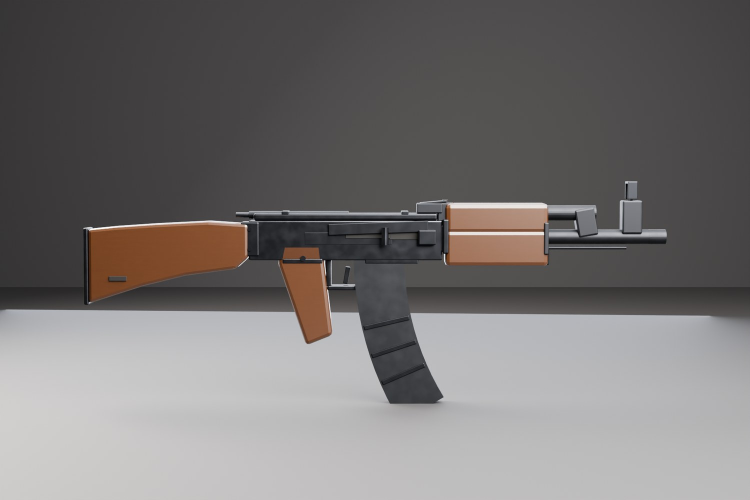
#> input picture 508-coursework/week-07/generated/renders/01_right_side.jpg, 1500 x 1000 px, given in place of 01_right_side.png, which was not available (shown at 1/2 size)
$ python make_model_comparison.py
#> lines starting #> are read from the running program, lines starting #| are printed output that depends on the picture; pictures that were not available may be replaced by others from this repository, and a replacement may not be noted
"""Side-by-side figure of the two 3D routes: the script-built model and the
Hunyuan3D image-to-3D mesh.

Panels appear only when their render exists, so the figure can be rebuilt at any
point while a service result is still missing.

Usage: python code/make_model_comparison.py
"""

from __future__ import annotations

import pathlib

from PIL import Image, ImageDraw, ImageFont

ROOT = pathlib.Path(__file__).resolve().parents[1]
RENDERS = ROOT / "artifacts" / "renders"
OUT = ROOT / "generated" / "model_route_comparison.png"

BG = (22, 23, 26)
INK = (238, 238, 234)
DIM = (162, 164, 167)
ACCENT = (198, 129, 66)

PANELS = [
    ("A. BUILT BY SCRIPT IN BLENDER",
     "code/build_ak47_type2.py, 870 mm from the sources",
     RENDERS / "01_right_side.png",
     "parts modelled one by one; the Type 2 features are explicit, the surface is synthetic"),
    ("B. HUNYUAN3D 2, IMAGE-TO-3D",
     "one photograph in, an untextured shell out, 57 s",
     RENDERS / "hunyuan_side.png",
     "right silhouette from the photo, one fused surface, no parts, no texture"),
]

FOOTER = [
    "A is assembled from primitives, so the parts and their seams are the argument; B is recovered from a single photograph,",
    "so it carries the silhouette and invents the far side. B has no inside: no bore, no magazine body, no springs.",
]


def font(size: int, bold: bool = False) -> ImageFont.FreeTypeFont:
    for path in (r"C:\Windows\Fonts\segoeuib.ttf" if bold else r"C:\Windows\Fonts\segoeui.ttf",
                 r"C:\Windows\Fonts\arialbd.ttf" if bold else r"C:\Windows\Fonts\arial.ttf"):
        if pathlib.Path(path).exists():
            return ImageFont.truetype(path, size)
    return ImageFont.load_default()


def wrap(draw: ImageDraw.ImageDraw, text: str, fnt, max_width: int) -> list[str]:
    words, lines, current = text.split(), [], ""
    for word in words:
        trial = f"{current} {word}".strip()
        if draw.textlength(trial, font=fnt) <= max_width:
            current = trial
        else:
            lines.append(current)
            current = word
    if current:
        lines.append(current)
    return lines


def main() -> int:
    panels = [p for p in PANELS if p[2].exists()]
    if not panels:
        print("no renders found")
        return 1
    print(f"panels: {[p[0] for p in panels]}")

    margin, pad = 52, 30
    cols = len(panels)
    cell_w = 900 if cols < 3 else 640
    cell_h = 620 if cols < 3 else 470
    width = margin * 2 + cell_w * cols + pad * (cols - 1)
    height = 206 + cell_h + 120 + 96

    sheet = Image.new("RGB", (width, height), BG)
    draw = ImageDraw.Draw(sheet)
    title, sub, label, small = font(44, True), font(24), font(25, True), font(19)

    draw.text((margin, 34), "Step 3 - two routes to the same object", font=title, fill=INK)
    draw.text((margin, 90), "Same studio, same camera angle; the only difference is how the geometry was made.",
              font=sub, fill=DIM)

    x = margin
    for heading, caption, path, note in panels:
        draw.text((x, 132), heading, font=label, fill=ACCENT)
        draw.text((x, 166), caption, font=small, fill=DIM)
        img = Image.open(path).convert("RGB")
#> img is the input picture: PIL image 1500x1000 RGB; mean R, G, B 118.1, 114.9, 114.4
        img.thumbnail((cell_w, cell_h), Image.LANCZOS)
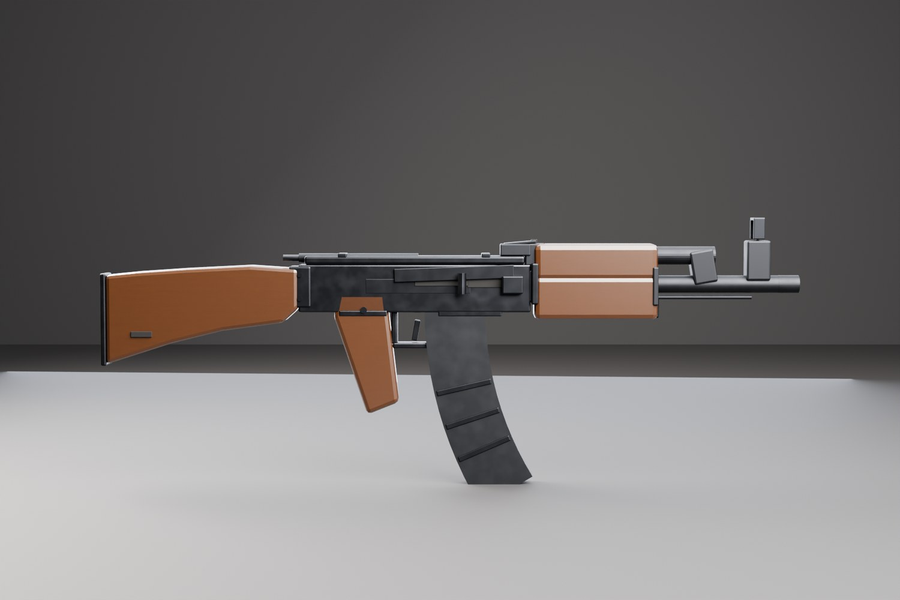
#> img: PIL image 900x600 RGB; mean R, G, B 118.1, 114.9, 114.4
        sheet.paste(img, (x + (cell_w - img.width) // 2, 200))
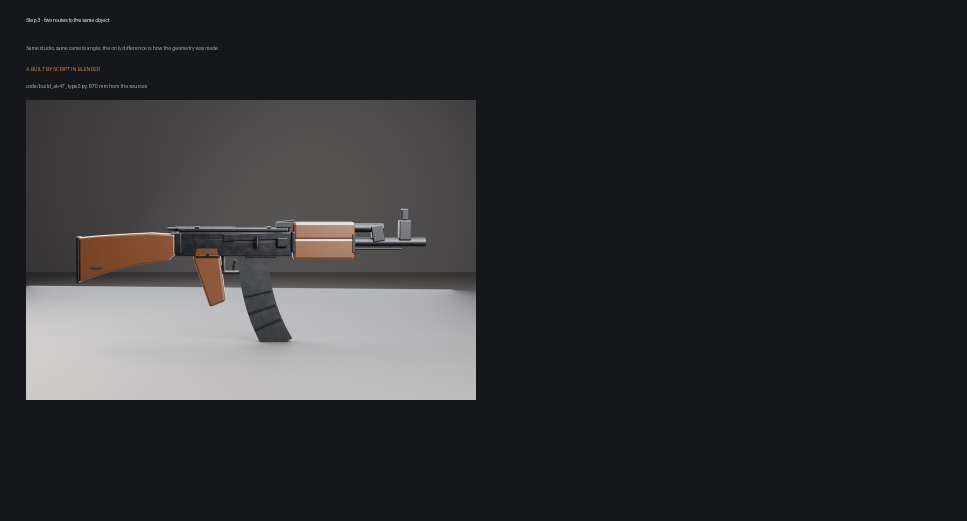
#> sheet: PIL image 1934x1042 RGB (shown at 1/2 size); mean R, G, B 47.9, 47.8, 49.8
        y = 200 + cell_h + 10
        for line in wrap(draw, note, small, cell_w):
#> in wrap, `words, lines, current = text.split(), [], ""`: words = ['parts', 'modelled', 'one', 'by', 'one;', 'the', 'Type', '2', 'features', 'are', 'explicit,', 'the', 'surface', 'is', 'synthetic']; current = ''
            draw.text((x, y), line, font=small, fill=DIM)
            y += 24
#> this loop made 1 pass
#> after the loop, y = 854
        x += cell_w + pad
#> pass 2 of the loop in main, `for heading, caption, path, note in panels:`:
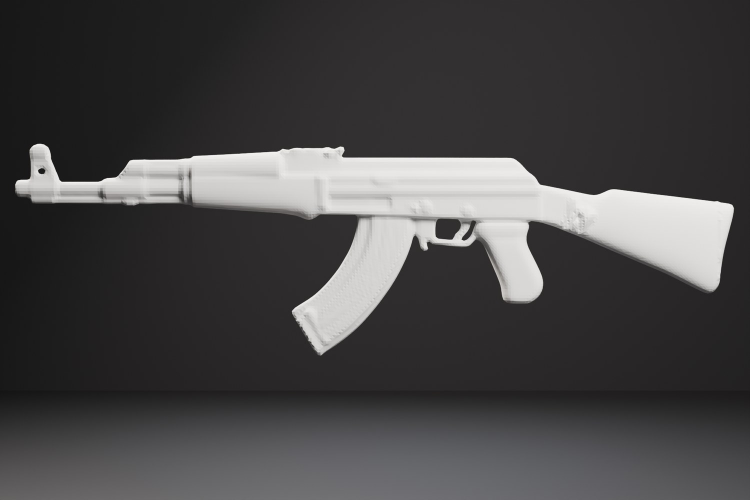
#> input picture 508-coursework/week-07/generated/renders/hunyuan_side.jpg, 1500 x 1000 px, given in place of hunyuan_side.png, which was not available (shown at 1/2 size)
#> in main, img is the input picture: PIL image 1500x1000 RGB; mean R, G, B 71.4, 70.2, 70.8
#> in main, `img.thumbnail((cell_w, cell_h), Image.LANCZOS)`:
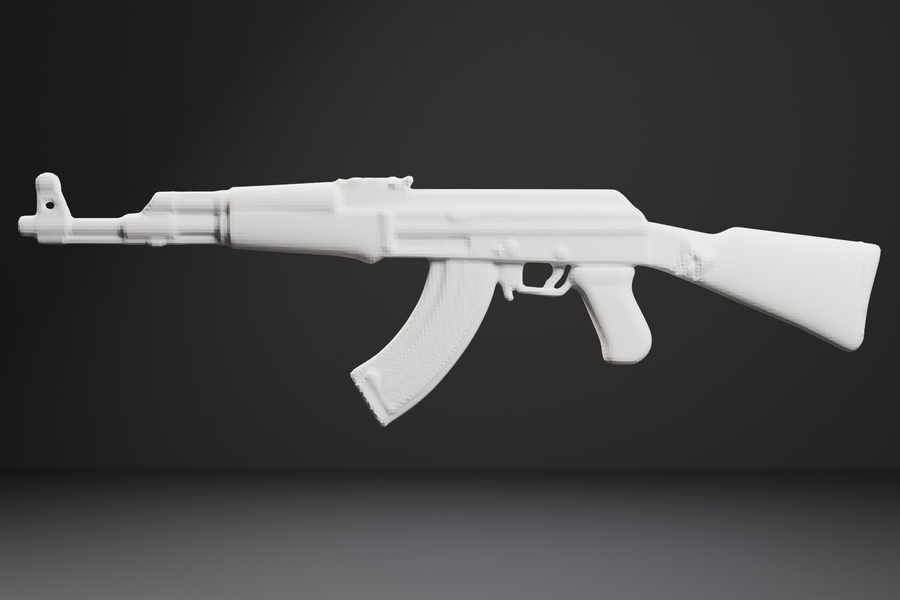
#> img: PIL image 900x600 RGB; mean R, G, B 71.4, 70.2, 70.8
#> in main, `sheet.paste(img, (x + (cell_w - img.width) // 2, 200))`:
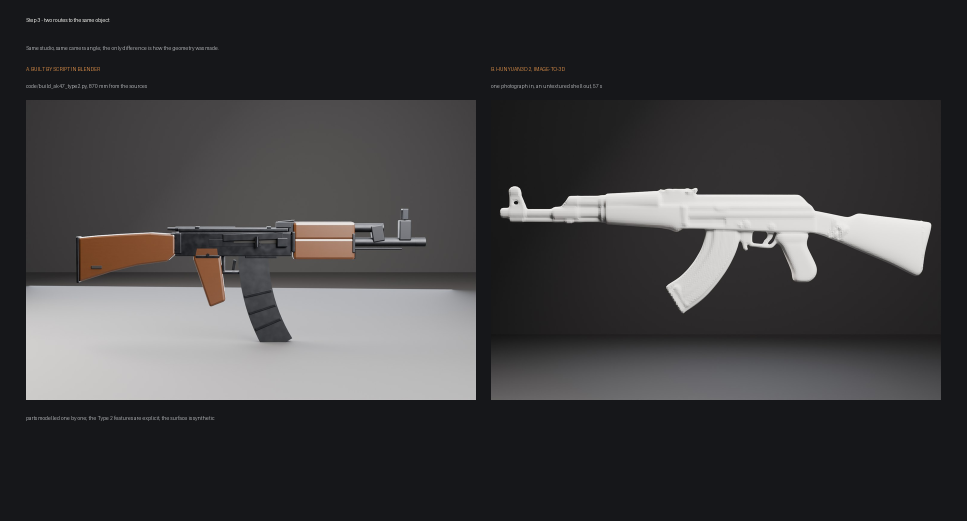
#> sheet: PIL image 1934x1042 RGB (shown at 1/2 size); mean R, G, B 61.3, 60.5, 61.9
#> the loop in main, `for line in wrap(draw, note, small, cell_w):` made 1 pass

    y = height - 84
    for line in FOOTER:
        draw.text((margin, y), line, font=small, fill=DIM)
        y += 26
#> after the loop, y = 1010

    OUT.parent.mkdir(parents=True, exist_ok=True)
    sheet.save(OUT, "PNG")
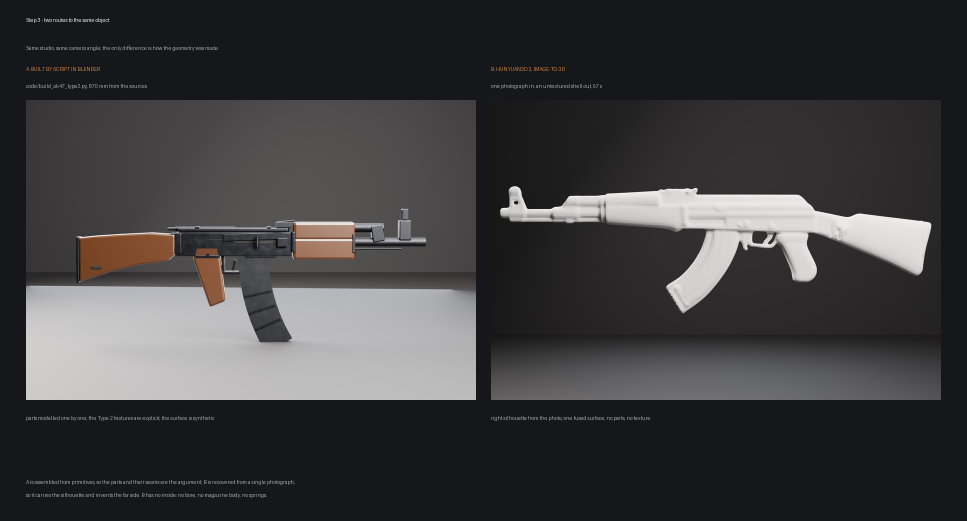
#> saved as model_route_comparison.png: PIL image 1934x1042 RGB (shown at 1/2 size); mean R, G, B 61.5, 60.8, 62.1
    print(f"wrote {OUT} ({OUT.stat().st_size:,} bytes)")
    return 0


if __name__ == "__main__":
    raise SystemExit(main())
#> (the program exits here)
